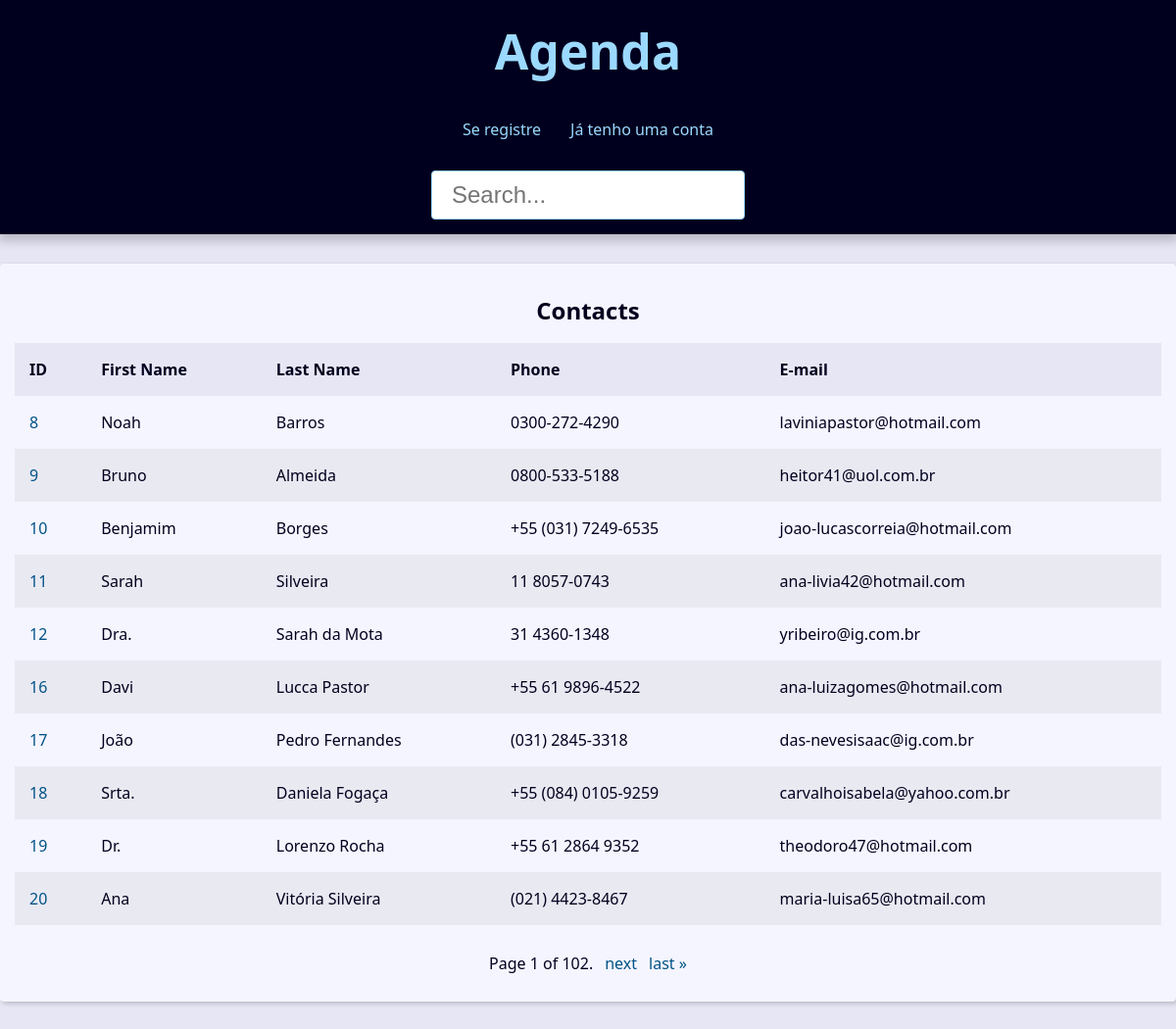
The page / on the database its author committed.
### contact/models.py (models this page shows, shortened)
class Contact( models.Model ):
    name = models.CharField(max_length=50) #field com char de no maximo 50 chars
    last_name = models.CharField(max_length=100)
    phone = models.CharField(max_length=70)
    email = models.EmailField(max_length=254)
    created_at = models.DateTimeField(default=timezone.now) #quando o campo for criado;
    description = models.TextField()
    show = models.BooleanField(default=True)
    picture = models.ImageField(blank=True,upload_to='pictures/%Y%m')
    category = models.ForeignKey(Category,on_delete=models.SET_NULL,blank=True, null=True) # CASCADE = deletando category, o contato sera deletado tambem
    owner = models.ForeignKey(User,on_delete=models.SET_NULL,null=True)

### contact/views/contact_views.py (the view)
# urls.py: path('', views.index, name='index'),
def index(request):
    contacts = Contact.objects.filter(show = True).order_by('id')
    paginator = Paginator(contacts, 10)  # Show 10 contacts per page.
    page_number = request.GET.get("page")
    page_obj = paginator.get_page(page_number)
    context = {
        'page_obj' : page_obj,
        'title' : 'Agenda'
    }
    return render(request,'contact/index.html',context)

### contact/templates/contact/index.html
{% extends 'global/base.html' %}
{% block content %}
  {% if page_obj %}
  <div class="responsive-table">
    <table class="contacts-table">
      <caption class="table-caption ">
        Contacts
      </caption>
      <thead>
        <tr class="table-row table-row-header">
          <th class="table-header">ID</th>
          <th class="table-header">First Name</th>
          <th class="table-header">Last Name</th>
          <th class="table-header">Phone</th>
          <th class="table-header">E-mail</th>
        </tr>
      </thead>
      <tbody>
        {% for contact in page_obj %}
          <tr class="table-row">
            <td class="table-cel">
              <a class="table-link" href=" {% url 'contact:contact' contact.id %}">
                {{ contact.id }}
              </a>
            </td>
            <td class="table-cel">
              {{ contact.name }}
            </td>
            <td class="table-cel">
              {{ contact.last_name }}
            </td>
            <td class="table-cel">
              {{ contact.phone }}
            </td>
            <td class="table-cel">
              {{ contact.email }}
            </td>
          </tr>
        {% endfor %}
      </tbody>
    </table>
  </div>
  {% else %}
  <div class="single-contact">
    <p>Nenhum contato encontrado</p>
  </div>
  {% endif %}
{% endblock content %}

### base_static/global/css/style.css (style rules this page uses)
:root { --spacing: 1.5rem; --link-dark-color: rgb(0, 83, 134); --link-light-color: rgb(156, 217, 255); --clr-white: rgb(245, 245, 255); --clr-black: rgb(0, 0, 30); --clr-light-gray: rgb(230, 230, 245); --clr-dark-shadow-5: rgba(0, 0, 10, 5%); --clr-dark-shadow-10: rgba(0, 0, 10, 10%); --clr-dark-shadow-20: rgba(0, 0, 10, 20%); --clr-light-shadow-5: rgba(200, 200, 255, 5%); --clr-light-shadow-10: rgba(200, 200, 255, 10%); --clr-light-shadow-20: rgba(200, 200, 255, 20%); --main-page-width: 120rem; --table-min-width: 60rem; --biggest-font-size: 5rem; --bigger-font-size: 4rem; --big-font-size: 3.2rem; --medium-font-size: 2.4rem; --small-font-size: 1.6rem; --smaller-font-size: 1.4rem; --smallest-font-size: 1.2rem; --transition-fast: 300ms; --transition-medium: 600ms; --transition-slow: 1s; --default-border-radius: 4px; }
*, *::before, *::after { margin: 0; padding: 0; box-sizing: border-box; }
html { font-size: 62.5%; }
body { font-family: system-ui, -apple-system, BlinkMacSystemFont, 'Segoe UI', Roboto, Oxygen, Ubuntu, Cantarell, 'Open Sans', 'Helvetica Neue', sans-serif; line-height: 1.5; font-size: var(--small-font-size); color: var(--clr-black); -webkit-font-smoothing: antialiased; background: var(--clr-light-gray); }
.responsive-table { width: 100%; overflow-x: auto; }
.contacts-table { width: 100%; min-width: var(--table-min-width); border-collapse: collapse; }
.table-caption { font-size: var(--medium-font-size); font-weight: bold; padding: var(--spacing); }
.table-row { text-align: left; text-overflow: ellipsis; transition: background-color var(--transition-fast) ease-in-out; }
.table-row:nth-of-type(2n) { background: var(--clr-dark-shadow-5); }
.table-row-header { background: var(--clr-light-gray); color: var(--clr-black); }
.table-cel, .table-header { padding: var(--spacing); }
.table-link { color: var(--link-dark-color); transition: color var(--transition-fast) ease-in-out; text-decoration: none; }

### rows shown on the page
Contact: id "8", name "Noah", last_name "Barros", phone "0300-272-4290", email "laviniapastor@hotmail.com"
Contact: id "9", name "Bruno", last_name "Almeida", phone "0800-533-5188", email "heitor41@uol.com.br"
Contact: id "10", name "Benjamim", last_name "Borges", phone "+55 (031) 7249-6535", email "joao-lucascorreia@hotmail.com"
Contact: id "11", name "Sarah", last_name "Silveira", phone "11 8057-0743", email "ana-livia42@hotmail.com"
Contact: id "12", name "Dra.", last_name "Sarah da Mota", phone "31 4360-1348", email "yribeiro@ig.com.br"
Contact: id "16", name "Davi", last_name "Lucca Pastor", phone "+55 61 9896-4522", email "ana-luizagomes@hotmail.com"
Contact: id "17", name "João", last_name "Pedro Fernandes", phone "(031) 2845-3318", email "das-nevesisaac@ig.com.br"
Contact: id "18", name "Srta.", last_name "Daniela Fogaça", phone "+55 (084) 0105-9259", email "carvalhoisabela@yahoo.com.br"
Contact: id "19", name "Dr.", last_name "Lorenzo Rocha", phone "+55 61 2864 9352", email "theodoro47@hotmail.com"
Contact: id "20", name "Ana", last_name "Vitória Silveira", phone "(021) 4423-8467", email "maria-luisa65@hotmail.com"

### other values the page prints
{{ page_obj.number }} "1"
{{ page_obj.paginator.num_pages }} "102"
